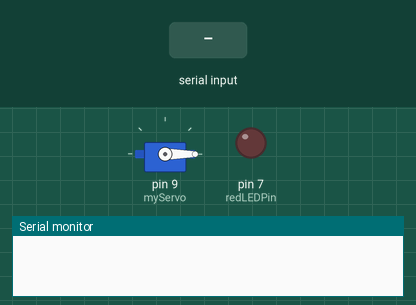
This sketch was run on a simulated Arduino Uno, built with avr-gcc and run on an emulated ATmega328P. Shown: servo, output pins drawn as LEDs (lit = HIGH), the last lines printed to the serial monitor. The test bench sets the inputs (shaded band).

Above: at 1.2 s.
1.3 s: byte 30 received over Serial
At 1.6 s:
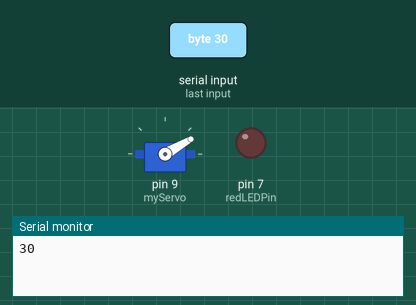
2.8 s: byte 90 received over Serial
At 3.9 s:
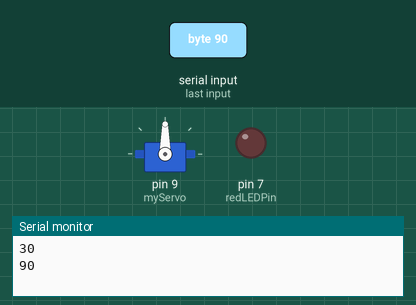
4.3 s: byte 120 received over Serial
At 5.0 s:
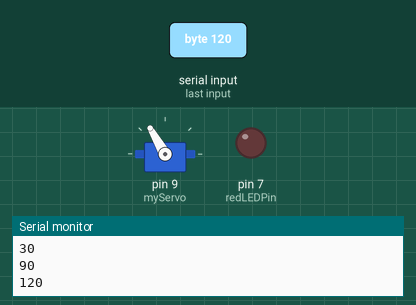
Timing chart, 0 to 7.3 s (numbered marks = the images above; inputs shaded):
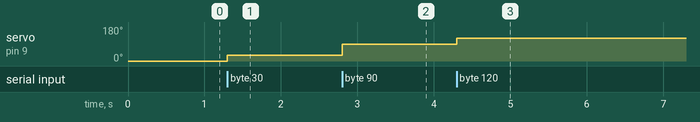

The sketch:

ServoArduinoCode.ino
```cpp
// Arduino Code for Touch-Free Remote-Controlled Object Detection
// For the Servo Motor Arduino
// CS5041 P3 Special Project
// Author = Joseph Manfredi Cameron

#include <Servo.h>

// Servo Motor
Servo myServo;

// For reading messages from Processing
byte incomingByte;

// LED for indicating that an image has been saved
const int redLEDPin = 7;

// ------------------------------------------------

void setup() {
  // Setup LED for indicating saved images
  pinMode(redLEDPin, OUTPUT);
  digitalWrite(redLEDPin, LOW);
  // Setup servo motor
  myServo.attach(9);
  Serial.begin(9600);
  myServo.write(0);
}

// ------------------------------------------------

void loop() {
  // Angle for the servo motor
  byte angle;
  if (Serial.available()) {
    // Read message from Processing
    incomingByte = Serial.read();
    if (incomingByte == byte(998)) {
      // Turn on LED
      digitalWrite(redLEDPin, HIGH);
    } else if (incomingByte == byte(999)) {
      // Turn off LED
      digitalWrite(redLEDPin, LOW);
    } else if (incomingByte == byte(997)) {
      // Play sound at 1000Hz from the piezo buzzer
      tone(8, 1000, 50);
    } else {
      // Turn servo motor to the angle sent from Processing
      angle = incomingByte;
      myServo.write(angle);
    }
    Serial.println(angle);
  }
}
```

Measured:
- after the input at 1.3 s, servo on pin 9 (myServo): 0° → 30° at once
- after the input at 2.8 s, servo on pin 9 (myServo): 30° → 90° at once
- after the input at 4.3 s, servo on pin 9 (myServo): 90° → 120° at once
